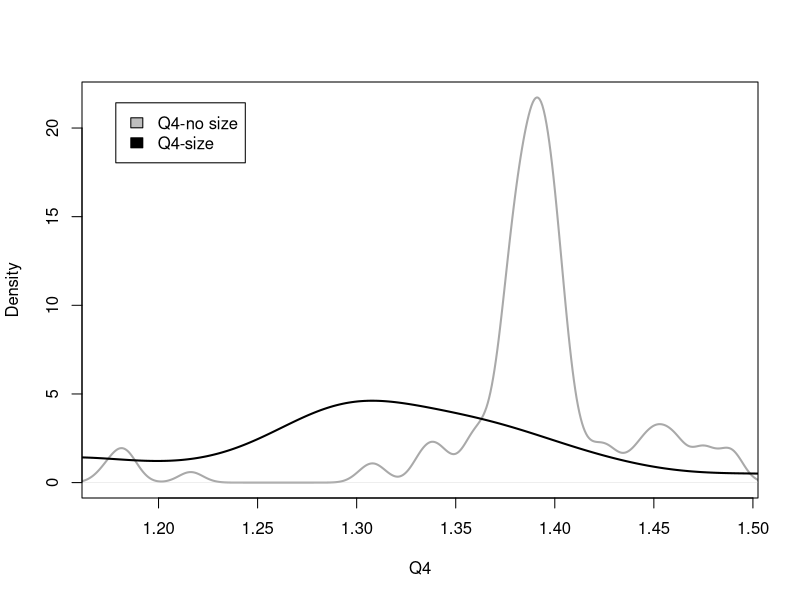
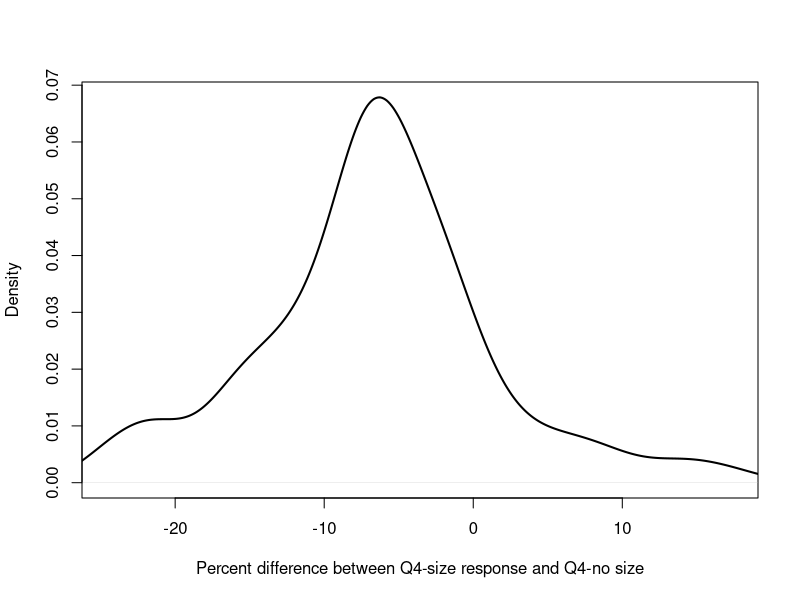
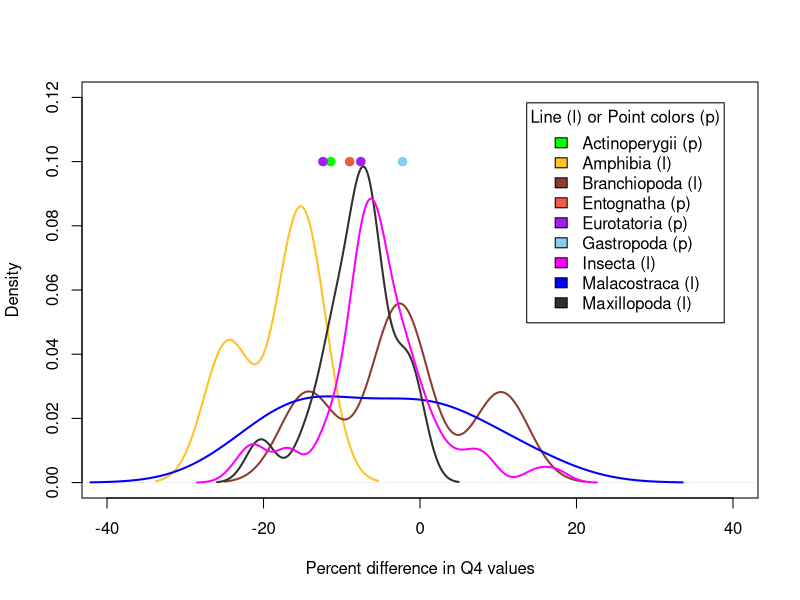
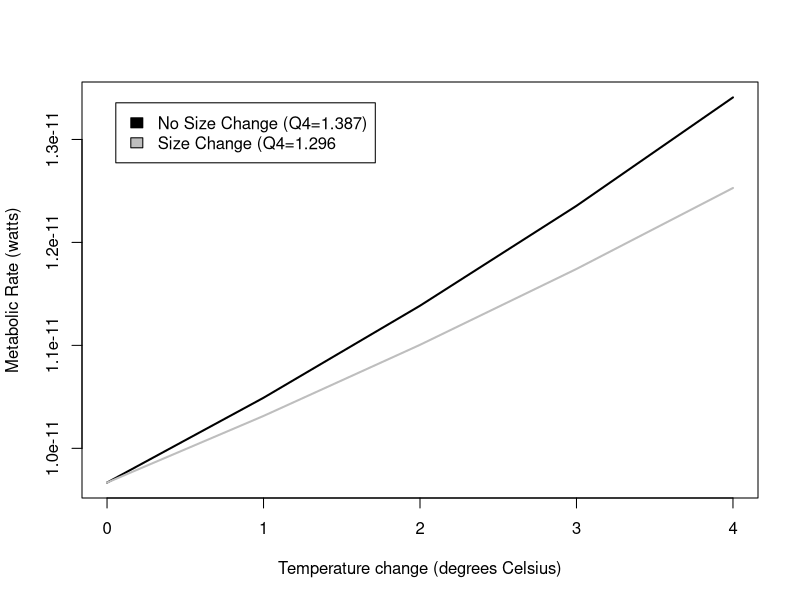
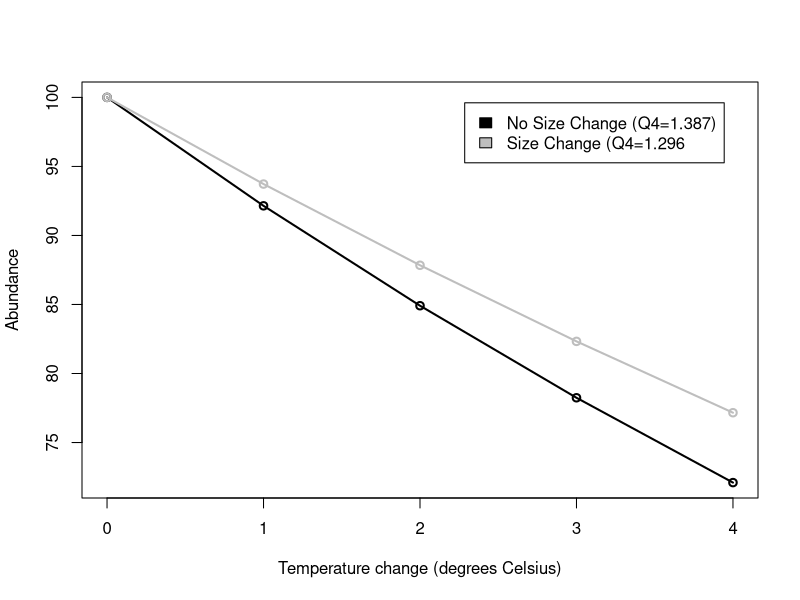
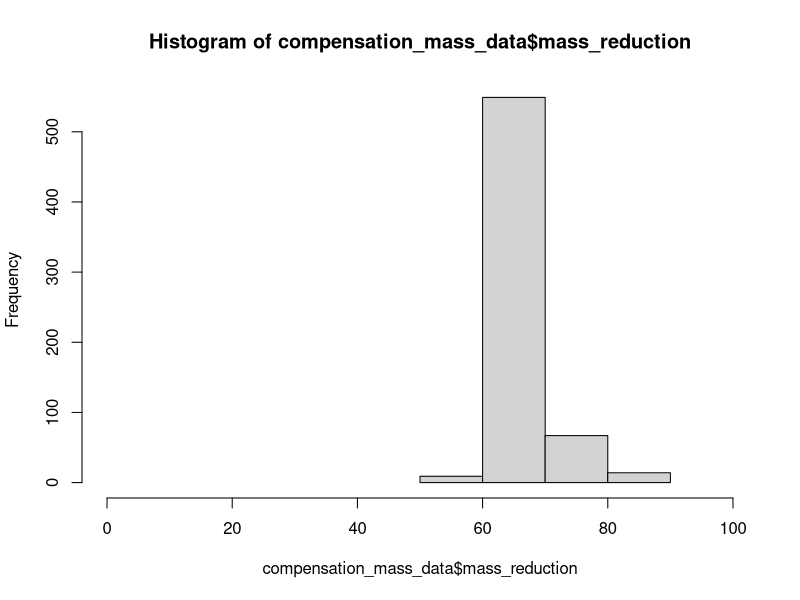
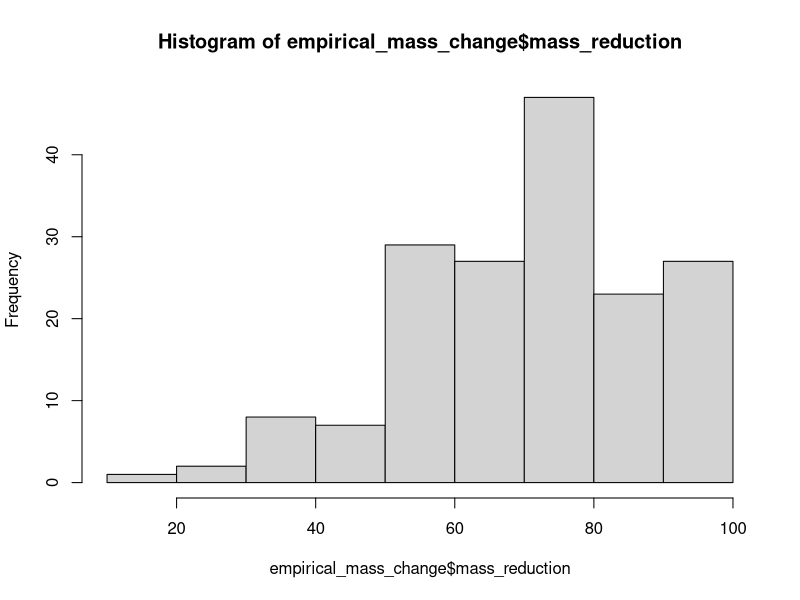
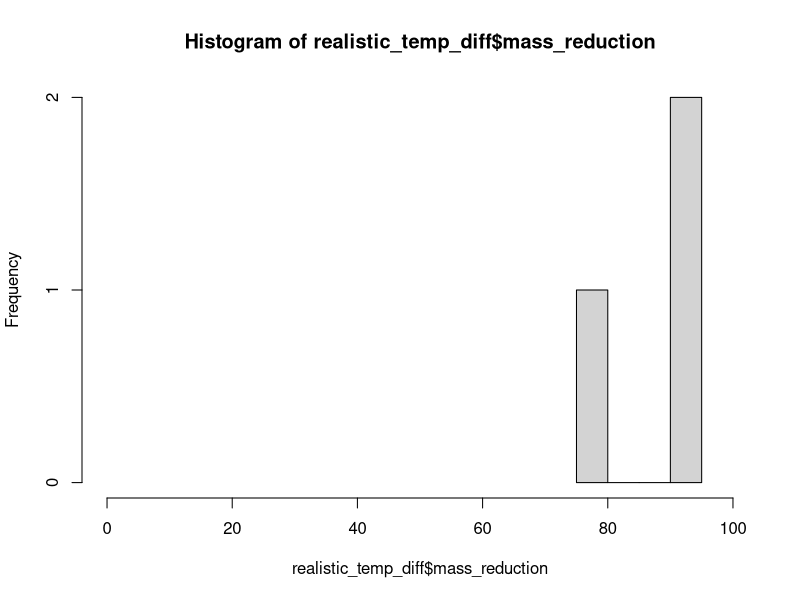

Write the R code that produced these figures, in order.

#--------------CALCULATING EXPONENTS AND ACTIVATION ENERGY FOR METABOLIC EQUATIONS-------------------------------

### For the metabolic rate equation Metabolic Rate = constant * (Mass ^exponent) * e ^ Activation Energy/kt
### This section uses metabolic rate, temperature, and size data to calculated fitted exponent and activation
### energy for the taxonomic classes for which we could find data. 

##-----------------------------ANALYSES WITH MAKRIEVA DATA FOR Branchiopoda Malacostraca and Maxillopoda---------------
MR_data = read.csv("Class_metabolicrates_Makrievadata.csv", stringsAsFactors = FALSE)
Class_list=unique(MR_data$Class)
InvK=1/(273.15+MR_data$TC) #getting all the units correct
Mkg=MR_data$Mg/1000
W=MR_data$qWkg*Mkg
MR_data = cbind(MR_data, InvK, W)

#obtaining class-specific exponents for metabolic rate scaling for Branchiopoda Malacostraca and Maxillopoda
class_slopes=c()
for (current_class in Class_list){
  Class_data=subset(MR_data, MR_data$Class == current_class)
  basic=lm(log(Class_data$W) ~ log(Class_data$Mg) + Class_data$InvK)
  Mslope=basic$coefficients[2]
  Tslope=basic$coefficients[3]
  Ea=Tslope*0.000086
  class_slopes=rbind(class_slopes, c(current_class, Mslope, Tslope, Ea))
}

##-----------------------------ANALYSES WITH WHITE DATA FOR AMPHIBIANS--------------------------------------------
MR_Amphi = read.csv("Whiteetal_Amphibiandata.csv", stringsAsFactors = FALSE)
A_InvK=1/(273.15+MR_Amphi$TC)
A_Mkg=MR_Amphi$Mg/1000
MR_Amphi = cbind(MR_Amphi, A_InvK, A_Mkg)
A_basic=lm(log(MR_Amphi$Watts) ~ log(MR_Amphi$A_Mkg) + MR_Amphi$A_InvK)
Mslope=A_basic$coefficients[2]
Tslope=A_basic$coefficients[3]
Ea=Tslope*0.000086
class_slopes=rbind(class_slopes, c("Amphibia", Mslope, Tslope, Ea))
class_slopes=as.data.frame(class_slopes, stringsAsFactors = FALSE)

##-----------------------------ANALYSES WITH GILLOOLY DATA FOR FISH-----------------------------------------------

#obtaining super-class-specific exponents for metabolic rate scaling in fish
MR_fish = read.csv("gillooly_fish.csv", stringsAsFactors = FALSE)
f_Mkg=MR_fish$Mg/1000
MR_fish = cbind(MR_fish, f_Mkg)
F_basic=lm(log(MR_fish$W) ~ log(MR_fish$f_Mkg) + MR_fish$invK)
Mslope=F_basic$coefficients[2]
Tslope=F_basic$coefficients[3]
Ea=Tslope*0.000086
class_slopes=rbind(class_slopes, c("Actinoperygii", Mslope, Tslope, Ea))
class_slopes=as.data.frame(class_slopes, stringsAsFactors = FALSE)

##----------------CLEANING UP DATAFRAME WITH CLASS-SPECIFIC PARAMETERS FOR METABOLIC EQUATION------------------------

#removing unneccesary column and renaming columns
class_values=class_slopes[c(-3)]
names(class_values)[names(class_values) == "V1"] = "Class"
names(class_values)[names(class_values) == "log(Class_data$Mg)"] = "exponent"
names(class_values)[names(class_values) == "Class_data$InvK"] = "Ea"

##---------------ADDING Insecta VALUES FROM CHOWN AND THEORY VALUES FOR REMAINING CLASSES------------------------------
I_class="Insecta"
other_class=c("Gastropoda","Eurotatoria", "Entognatha")
I_slope=0.75
I_Ea=-0.62
Other_Ea=-0.63
other_values=cbind(I_class,I_slope,I_Ea)
for (current_class in other_class){
  current_values=cbind(current_class,I_slope,Other_Ea)
  other_values=rbind(other_values, current_values)
}

other_values=as.data.frame(other_values)
names(other_values)[names(other_values) == "I_class"] = "Class"
names(other_values)[names(other_values) == "I_slope"] = "exponent"
names(other_values)[names(other_values) == "I_Ea"] = "Ea"
class_values=rbind(class_values, other_values)
class_values1= transform(class_values, exponent = as.numeric(exponent), Ea = as.numeric(Ea))

#----------------------Q10 CALCULATIONS---------------------------------------

TSD_data = read.csv("MTEEcto_data.csv", stringsAsFactors = FALSE, fileEncoding = "latin1")
#stringsAsFactors prevents R from reading strings as factors, which mucks up further analysis
#must re-encode data to properly read in data file

##-------------------EXTRACTING SPECIES AND REPLICATE INFO--------------------

### Within a scientific paper, the body size-temperature study may have replicated
### experiments or have slightly different experiments that were conducted. Each experiment
### is called a replicate and was given a unique identifier in "MTEEcto_data.csv". This 
### section of code extracts information so that each replicate can be analyzed separately

replicate=unique(TSD_data$studyID)
rep_linker=c()

#extracting species and replicate info
for (current_replicate in replicate){
  replicate_data = subset(TSD_data, TSD_data$studyID == current_replicate)
  replicate_species= unique(replicate_data$Species)
  replicate_class=unique(replicate_data$Class)
  rep_linker=rbind(rep_linker, c(current_replicate, replicate_species, replicate_class))
}
rep_linker_sort= rep_linker[order(rep_linker[,2], rep_linker[,1]),]
#write.table(rep_linker_sort, file = "rep_linker.csv", sep = ",", col.names = TRUE)
class_uniquereplicate=unique(rep_linker_sort[,1])

##---------------------------CALCULATING METABOLIC RATES FOR TEMPERATURE/SIZE COMBOS FROM DATA----------------------

### This section pulls out the size-temperature data and metabolic rate parameters for a specific taxonomic class
### It extracts the data from a unique replicate. FOr that replicate it uses the size-temperature data to calculates 
### metabolic rates for the following cases: 1) no size change as temperature increases, 2) size and temperature increase
### as observed in the data. 

MTE_allreps=c()
#unused empty vector?
MTE_allcompare=c()
Classes_all=unique(TSD_data$Class)

for (index_class in Classes_all){
  class_TSD= subset(TSD_data, TSD_data$Class == index_class)
  class_MTE= subset(class_values1, class_values1$Class == index_class)
  class_replicate=unique(class_TSD$studyID)
    
    for (index_replicate in class_replicate){
      MTE_repdata=c()
      current_data= subset (class_TSD, class_TSD$studyID == index_replicate)
      temps=unique(current_data$temp)
 
        for (current_temp in temps){
          min_mass=current_data$mass[current_data$temp==current_temp]
          repeater=length(temps)
          MTE_initial=(min_mass^(class_MTE$exponent))*(exp(((class_MTE$Ea)/(.000086*(current_temp+273.15)))))
          MTE_nochange=min_mass^(class_MTE$exponent)*exp(class_MTE$Ea/(.000086*(temps+273.15)))
          MTE_change=(current_data$mass^(class_MTE$exponent))*(exp(((class_MTE$Ea)/(.000086*(temps+273.15)))))
          rep_vector=c(rep(index_replicate,repeater))
          Tmin_vector=c(rep(current_temp, repeater))
          MTE_repdata=cbind(temps,Tmin_vector, MTE_initial, MTE_nochange, MTE_change)
          MTE_repdata=as.data.frame(MTE_repdata)
          MTE_rep=data.frame(cbind(MTE_repdata, rep_vector), stringsAsFactors=FALSE)
          MTE_allreps=rbind(MTE_allreps, MTE_rep)     
          }
     }
}

temp_diff=MTE_allreps$temps-MTE_allreps$Tmin_vector
MTE_allreps=cbind(MTE_allreps, temp_diff)
warming= subset (MTE_allreps, MTE_allreps$temp_diff > 0) #cleans out decreasing temperature situations

##-----------------CALCULATING AVG REPLICATE Q4 FOR THE GENERATED TEMPERATURE-METABOLIC RATE DATA------------------

### Using the temperature-metabolic rate data generated above and stored in the dataframe 'warming'
### to calculate an average Q4 value for each replicate

Q_nochange=(warming$MTE_nochange/warming$MTE_initial)^(4/warming$temp_diff)
Q_change=(warming$MTE_change/warming$MTE_initial)^(4/warming$temp_diff) 
Q_diff=100*((Q_change/Q_nochange)-1)

Q_file=c()
Q_file=cbind(warming, Q_nochange, Q_change, Q_diff)
#write.table(Q_file, file = "ClassQ_file.csv", sep = ",", col.names = TRUE)
#END RAW DATAFILE CREATION

#Average Q for each study
rep_avgs=c()
for (unique_rep in class_uniquereplicate){
  rep_subset= subset (Q_file, Q_file$rep_vector == unique_rep) 
  #sp_name= rep_linker_sort[,2][ which (rep_linker_sort[,1] == unique_rep),]
  sp_name= subset(rep_linker_sort, rep_linker_sort[,1] == unique_rep,)
  avg_Q_nochange=mean(rep_subset$Q_nochange)
  avg_Q_change=mean(rep_subset$Q_change)
  rep_avgs=rbind(rep_avgs, c(unique_rep, avg_Q_nochange,avg_Q_change, sp_name))
}
 rep_avgs_1=  as.data.frame(rep_avgs, stringsAsFactors = FALSE)
 rep_avgs_2= transform(rep_avgs_1, V2 = as.numeric(V2), V3 = as.numeric(V3))
write.table(rep_avgs_2, file = "class_rep_avgs_2.csv", sep = ",", col.names = TRUE)


##---------------------------AVERAGE Q4 FOR EACH SPECIES-------------------------------------------

### If more than one replicate for a species, calculates an average across the replciates so that
### each species only has one resulting datapoint

Q_1=c()
species=unique(rep_avgs_2$V5)
for (current_sp in species){
  sp_subset= subset (rep_avgs_2, rep_avgs_2$V5 == current_sp) 
  sp_class=unique(sp_subset[,6])
  sp_Q_nochange=mean(sp_subset[,2])
  sp_Q_change=mean(sp_subset[,3])
  Q_1=rbind(Q_1, c(current_sp, sp_class, sp_Q_nochange, sp_Q_change))
}

Q_2=  as.data.frame(Q_1, stringsAsFactors = FALSE)
Q_sp= transform(Q_2, V3 = as.numeric(V3), V4 = as.numeric(V4))
Q_diff=100*((Q_sp$V4/Q_sp$V3)-1)
ClassQ_sp=cbind(Q_sp, Q_diff)
ClassQ_sp=ClassQ_sp[order(ClassQ_sp[,2], ClassQ_sp[,1]),]
ClassQ_sp=  as.data.frame(ClassQ_sp, stringsAsFactors = FALSE)

names(ClassQ_sp)[names(ClassQ_sp) == "V1"] = "Species"
names(ClassQ_sp)[names(ClassQ_sp) == "V2"] = "Class"
names(ClassQ_sp)[names(ClassQ_sp) == "V3"] = "Q4_noTSR"
names(ClassQ_sp)[names(ClassQ_sp) == "V4"] = "Q4_TSR"
ClassQ_sp= transform(ClassQ_sp, Q_diff = as.numeric(Q_diff))
write.table(ClassQ_sp, file = "ClassQ_sp.csv", sep = ",", col.names = TRUE)

#-------------------------SUMMARY STATS AND GRAPHS -------------------------
mean_Q4noTSR=mean(ClassQ_sp$Q4_noTSR)
mean_Q4TSR=mean(ClassQ_sp$Q4_TSR)
t.test(ClassQ_sp$Q4_noTSR,ClassQ_sp$Q4_TSR, paired=TRUE )
mean_Qdiff=mean(ClassQ_sp$Q_diff)

Qdiff.gt10=subset(ClassQ_sp, ClassQ_sp$Q_diff > 10)
Qdiff.lt10=subset(ClassQ_sp, ClassQ_sp$Q_diff < -10)
Qdiff.lt15=subset(ClassQ_sp, ClassQ_sp$Q_diff < -15)
Qdiff.lt20=subset(ClassQ_sp, ClassQ_sp$Q_diff < -20)
num.sp.gt.10.Qdiff=length(Qdiff.gt10$Q_diff)
num.sp.lt.10.Qdiff=length(Qdiff.lt10$Q_diff)
num.sp.lt.15.Qdiff=length(Qdiff.lt15$Q_diff)
num.sp.lt205.Qdiff=length(Qdiff.lt20$Q_diff)
num.sp=length(ClassQ_sp$Q_diff)

#graph of TSR and no TSR distributions - all classes pooled
yes_range=range(ClassQ_sp$Q4_noTSR)
plot(density(ClassQ_sp$Q4_noTSR), xlim = yes_range, main="", col="dark grey", lwd=2, 
    xlab="Q4")
lines(density(ClassQ_sp$Q4_TSR), lwd=2)
legend("topleft", inset=.05, c("Q4-no size", "Q4-size"), fill=c("grey", "black"))

#graph of percent change in Q4 - all classes pooled
yes_range=range(ClassQ_sp$Q_diff)
plot(density(ClassQ_sp$Q_diff), xlim = yes_range, main="", col="black", lwd=2, 
    xlab="Percent difference between Q4-size response and Q4-no size")

#Class-specific graph and results
Actinoperygii=subset(ClassQ_sp, ClassQ_sp$Class == "Actinoperygii")
Amphibia=subset(ClassQ_sp, ClassQ_sp$Class == "Amphibia")
Branchiopoda =subset(ClassQ_sp, ClassQ_sp$Class == "Branchiopoda")
Insecta =subset(ClassQ_sp, ClassQ_sp$Class == "Insecta")
Malacostraca=subset(ClassQ_sp, ClassQ_sp$Class == "Malacostraca")
Maxillopoda=subset(ClassQ_sp, ClassQ_sp$Class == "Maxillopoda")
Gastropoda=subset(ClassQ_sp, ClassQ_sp$Class == "Gastropoda")
Eurotatoria=subset(ClassQ_sp, ClassQ_sp$Class == "Eurotatoria")
Entognatha=subset(ClassQ_sp, ClassQ_sp$Class == "Entognatha")

Q_diff_range=c(-40,40)
y_range=c(0,.12)
plot(density(Amphibia$Q_diff), xlim=Q_diff_range, ylim=y_range, lwd=2, main="", col="goldenrod1",  
    xlab="Percent difference in Q4 values")
lines(density(Branchiopoda$Q_diff), lwd=2, col="coral4")
lines(density(Malacostraca$Q_diff),lwd=2, col="blue" )
lines(density(Maxillopoda$Q_diff), lwd=2, col="grey19")
lines(density(Insecta$Q_diff), lwd=2, col="magenta")
points(Gastropoda$Q_diff, .1, lwd=2, col="skyblue", pch=19)
points(Actinoperygii$Q_diff, .1, lwd=2, col="green", pch=19)
points(Eurotatoria$Q_diff, c(.1, .1), lwd=2, col="purple", pch=19)
points(Entognatha$Q_diff, .1, lwd=2, col="tomato2", pch=19)

legend("topright", inset=.05, title="Line (l) or Point colors (p)",c("Actinoperygii (p)", "Amphibia (l)", 
  "Branchiopoda (l)","Entognatha (p)", "Eurotatoria (p)","Gastropoda (p)","Insecta (l)", "Malacostraca (l)", "Maxillopoda (l)"), 
  fill=c("green", "goldenrod1", "coral4", "tomato2", "purple", "skyblue", "magenta", "blue", "grey19" ),)

Qdiff_Amphibia=mean(Amphibia$Q_diff)
Qdiff_Branchiopoda=mean(Branchiopoda$Q_diff)
Qdiff_Malacostraca=mean(Malacostraca$Q_diff)
Qdiff_Maxillopoda=mean(Maxillopoda$Q_diff)
Qdiff_Insecta=mean(Insecta$Q_diff)
Qdiff_Gastropoda=mean(Gastropoda$Q_diff)
Qdiff_Actinoperygii=mean(Actinoperygii$Q_diff)
Qdiff_Eurotatoria=mean(Eurotatoria$Q_diff)
Qdiff_Entognatha=mean(Entognatha$Q_diff)

#Exemplar graph for metabolic rate differences using Drosphila
Dmelano=subset(warming, warming$rep_vector == "TM61D")
DM_tmin=min(Dmelano$Tmin_vector)
DM_initialR1_1=Dmelano$MTE_initial[Dmelano$Tmin_vector == DM_tmin]
DM_initialR1=unique(DM_initialR1_1)

x=seq(0,4, 1)
plot(x, DM_initialR1*(1.387^(x/4)), type="l", lwd=2, xlab="Temperature change (degrees Celsius)",
     ylab="Metabolic Rate (watts)")
lines(x, DM_initialR1*(1.296^(x/4)), col="gray",lwd=2)
legend("topleft", inset=.05, c("No Size Change (Q4=1.387)", "Size Change (Q4=1.296"), fill=c("black", "gray"))

R2_TSR=DM_initialR1*(1.296^(x/4))
R2_noTSR=DM_initialR1*(1.387^(x/4))
Initial_N=100
Initial_E=Initial_N*DM_initialR1

N_TSR=Initial_E/R2_TSR
N_noTSR=Initial_E/R2_noTSR
N.data=cbind(x, R2_TSR, R2_noTSR, N_TSR, N_noTSR)
N.data= transform(N.data, x = as.numeric(x))

plot(N.data$x, N.data$N_noTSR, type="o", lwd=2, xlab="Temperature change (degrees Celsius)",
     ylab="Abundance")
lines(N.data$x, N.data$N_TSR, type="o", lwd=2, col="gray")
legend("topright", inset=.05, c("No Size Change (Q4=1.387)", "Size Change (Q4=1.296"), fill=c("black", "gray"))

                      
##-----------------CALCULATE COMPENSATION BODY MASS----------------------------------

### Using metabolic rates for initial mass and temperature, which have already ("MTE_initial") 
### been calculated, to determine what mass each species would need to be to compensate for a
### 3*C increase in temperature. 


#create dataframe containing initial temp & mass rows for each replicate with calculated
# metabolic rate from warming data frame
compensation_mass_calcs = unique(warming[,c("rep_vector", "Tmin_vector", "MTE_initial")])
colnames(compensation_mass_calcs) = c("rep_vector", "initial_temp", "initial_MetRate")

#add original data to new dataframe
compensation_mass_data = merge(compensation_mass_calcs, TSD_data, by.x=c("rep_vector", "initial_temp"), 
                               by.y=c("studyID", "temp"))
names(compensation_mass_data)[names(compensation_mass_data) == "mass"] = "initial_mass"
compensation_mass_data = compensation_mass_data[order(compensation_mass_data$Species),]

#add increased temperature to dataframe
compensation_mass_data$comp_temp = compensation_mass_data$initial_temp + 3

#add class-specific exponent and activation energy (from class_values1) to dataframe
getting_class_values = class_values1[match(compensation_mass_data$Class, class_values1$Class),]
compensation_mass_data = cbind(compensation_mass_data, getting_class_values$exponent, getting_class_values$Ea)
names(compensation_mass_data)[names(compensation_mass_data) == "getting_class_values$exponent"] = "class_exponent"
names(compensation_mass_data)[names(compensation_mass_data) == "getting_class_values$Ea"] = "class_Ea"

#calculate compensation mass using rearranged MTE equation
compensation_mass_data$comp_mass = (compensation_mass_data$initial_MetRate / 
                                  (exp(compensation_mass_data$class_Ea / (.00008617 * 
                                  (compensation_mass_data$comp_temp + 273.15))))) ^ (1 / 
                                  compensation_mass_data$class_exponent)

#determine difference between initial mass and compensation mass (should be positive)
compensation_mass_data$mass_diff = compensation_mass_data$initial_mass - compensation_mass_data$comp_mass

#determine what percent of initial mass the compensation mass is
#see CompMassTest.xls for test of first replicate
#why are these all basically the same number? in 60%ish range; maybe driven by class exponent & Ea?
compensation_mass_data$mass_reduction = (compensation_mass_data$comp_mass / 
                                           compensation_mass_data$initial_mass) * 100
hist(compensation_mass_data$mass_reduction, breaks=2, xlim=c(0,100))

#attempt to compare mass reduction percents for each class
insect_class = compensation_mass_data[compensation_mass_data$Class == "Insecta",]

#histograms for each class' mass reduction
pdf("ClassMassReduction.pdf")
par(mfrow=c(3,3))

for (current_class in class_values1$Class){
  class_subset = subset(compensation_mass_data, compensation_mass_data$Class == current_class)
  hist(class_subset$mass_reduction, xlim=c(50,90), main=NULL)
  mtext(paste("Class:", class_subset$Class))
}

dev.off()

# #figures to compare initial and compensation masses
# #plot(rownames(compensation_mass_data), compensation_mass_data$initial_mass)
# initial_mass_hist = hist(compensation_mass_data$initial_mass)
# comp_mass_hist = hist(compensation_mass_data$comp_mass)
# plot(initial_mass_hist, breaks=seq(0,1000,by=20), col=rgb(0,0,1,1/4))
# plot(comp_mass_hist, breaks=seq(0,1000,by=20), col=rgb(1,0,0,1/4), add=T)

#averaging of compensation masses and comparison metrics

##-------------MOST EXTREME EMPIRICAL MASS CHANGES----------------------

# Calculate mass reduction for most extreme temperature changes in each of the 
# replicates to determine what magnitude of mass change is biologically feasible


# Get lowest and highest temperatures (and then corresponding masses) for each replicate
empirical_mass_change = c()
for(current_replicate in replicate){
  single_replicate = subset(TSD_data, TSD_data$studyID == current_replicate)
  highest_temperature = subset(single_replicate, single_replicate$temp == max(single_replicate$temp))
  lowest_temperature = subset(single_replicate, single_replicate$temp == min(single_replicate$temp))
  empirical_mass_change = rbind(empirical_mass_change, c(current_replicate, highest_temperature$temp, highest_temperature$mass, lowest_temperature$temp, lowest_temperature$mass))
}

# Fix dataframe
empirical_mass_change = data.frame(empirical_mass_change)
names(empirical_mass_change) = c("studyID", "highest_temp", "highest_temp_mass", "lowest_temp", "lowest_temp_mass")
empirical_mass_change[,c("highest_temp", "highest_temp_mass", "lowest_temp", "lowest_temp_mass")] = as.numeric(as.character(unlist(empirical_mass_change[,c("highest_temp", "highest_temp_mass", "lowest_temp", "lowest_temp_mass")])))

# Get temperature difference between high and low temps for each replicate
empirical_mass_change$temp_difference = empirical_mass_change$highest_temp - empirical_mass_change$lowest_temp

# Get mass reduction value for each replicate, with any increase in body size resulting in null
empirical_mass_change$mass_reduction = (empirical_mass_change$highest_temp_mass / empirical_mass_change$lowest_temp_mass) * 100
empirical_mass_change$mass_reduction[empirical_mass_change$mass_reduction >= 100] = NA
hist(empirical_mass_change$mass_reduction)

# Create histogram for each of 3 temp difference categories (0-10, 10-20, 20-30)
realistic_temp_diff = subset(empirical_mass_change, empirical_mass_change$temp_difference <= 4)
low_temp_diff = subset(empirical_mass_change, empirical_mass_change$temp_difference < 10)
med_temp_diff = subset(empirical_mass_change, (10 <= empirical_mass_change$temp_difference) & (empirical_mass_change$temp_difference < 20))
high_temp_diff = subset(empirical_mass_change, empirical_mass_change$temp_difference >= 20)

hist(realistic_temp_diff$mass_reduction, xlim = c(0,100))
hist(low_temp_diff$mass_reduction, xlim = c(0,100))
hist(med_temp_diff$mass_reduction, xlim = c(0,100))
hist(high_temp_diff$mass_reduction, xlim = c(0,100))


##----------------REALISTIC EMPIRICAL MASS CHANGES-----------------------
